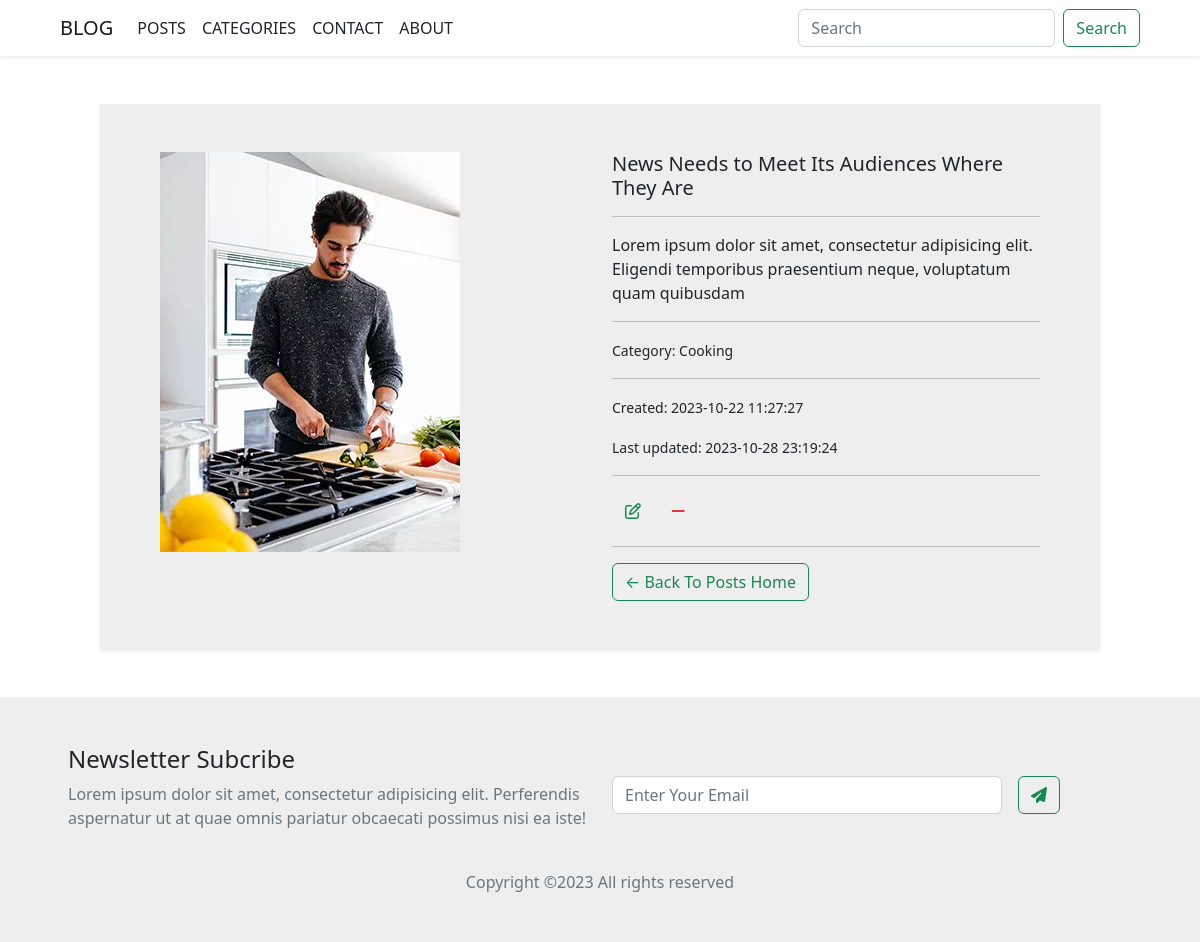
Page /posts/posts/1 on the committed database.
### app/models.py (models this page shows, shortened)
class Post(db.Model):
  id = db.Column(db.Integer, primary_key = True)
  title = db.Column(db.String)
  body = db.Column(db.String)
  image = db.Column(db.String)
  created_at = db.Column(db.DateTime, server_default=db.func.now())
  updated_at = db.Column(db.DateTime, server_default=db.func.now(), onupdate=db.func.now())
  category_id = db.Column(db.Integer, db.ForeignKey('category.id'), nullable=True)
  @property
  def get_image_url(self):
    return url_for('static', filename=f'posts/images/{self.image}')
  @property
  def get_delete_url(self):
    return url_for('posts.delete', id=self.id)

class Category(db.Model):
  id = db.Column(db.Integer, primary_key = True)
  name = db.Column(db.String)
  created_at = db.Column(db.DateTime, server_default=db.func.now())
  updated_at = db.Column(db.DateTime, server_default=db.func.now(), onupdate=db.func.now())
  posts= db.relationship('Post', backref='category_name', lazy=True)
  def __str__(self):
    return f"{self.name}"

### app/posts/views.py (the view)
@post_blueprint.route('/posts/<int:id>', endpoint='show', methods=['GET'])
def get_post(id):
  post = Post.query.get_or_404(id)
  if post:
    return render_template('posts/show.html', post=post)
  else:
    return 404

### app/templates/posts/show.html (shortened to what this page needs)
{% extends 'layouts/base.html' %}
{% import 'macros/macros.html' as myposts %}
{% block body %}
  <div class="row p-5 shadow-sm border-2 mx-auto " style="background-color: #eee; width: 1000px;">
    <div class="col">
      <img src="{{post.get_image_url}}" alt="">
    </div>
    <div class="col">
      <h5 class="card-title">{{post.title}}</h5>
      <hr>
      <p class="card-text">{{post.body}}</p>
      <hr>
      <p class="card-text"><small class="text-body-secondary">Category:  {{post.category_name}}</small></p>
      <hr>
      <p class="card-text"><small class="text-body-secondary">Created:  {{post.created_at}}</small></p>
      <p class="card-text"><small class="text-body-secondary">Last updated: {{post.updated_at}}</small></p>
      <hr>
      <div class="links">
        <a href="{{url_for('posts.edit', id=post.id)}}" class="btn text-success "><i class="fa-regular fa-pen-to-square"></i></a>
        <a href="{{post.get_delete_url}}" class="btn text-danger "><i class="fa-solid fa-minus"></i></a>
      </div>
      <hr>
      <div>
        <a href="{{url_for('posts.index')}}" class="btn btn-outline-success">&larr; Back To Posts Home</a>
      </div>
    </div>
  </div>
{% endblock %}

### rows in the picture
Post: get_image_url (picture), title "News Needs to Meet Its Audiences Where They Are", body "Lorem ipsum dolor sit amet, consectetur adipisicing elit. Eligendi temporibus praesentium neque, voluptatum quam quibusdam", created_at "2023-10-22 11:27:27", updated_at "2023-10-28 23:19:24"
Category: category_name "Cooking"
